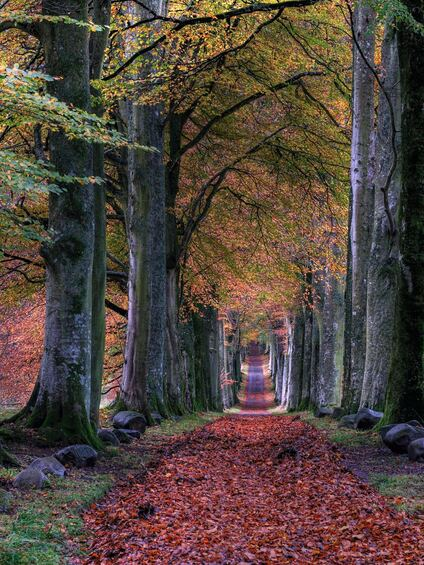
#> input picture Tutorials/Photos/park.jpg, 424 x 565 px
$ python transformations.py
#> lines starting #> are read from the running program, lines starting #| are printed output that depends on the picture
import cv2 as cv
import numpy as np

img = cv.imread('../Photos/park.jpg')
#> img is the input picture: shape (565, 424, 3); mean B, G, R 61.3, 69.2, 83.1
cv.imshow('Park', img)


# Translation
def translate(img, x, y):
#> called with x = 100, y = 100
    transMat = np.float32([[1, 0, x], [0, 1, y]])
    dimensions = (img.shape[1], img.shape[0])
#> dimensions = (424, 565)
    return cv.warpAffine(img, transMat, dimensions)
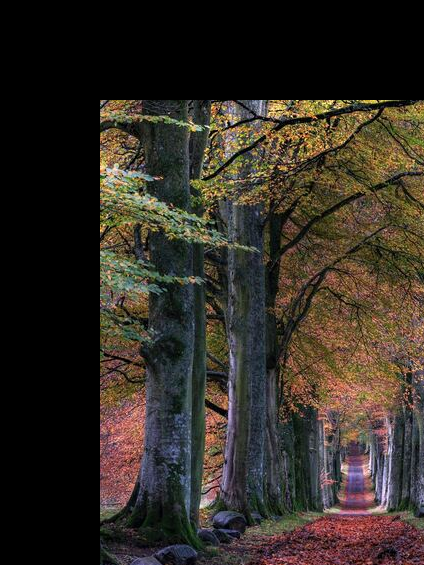
#> returned value: shape (565, 424, 3); mean of channels 0, 1, 2 37.1, 44.7, 51.4; drawn as B, G, R

# x = Left, -x = Right
# y = Down, -y = Up

translated = translate(img, 100, 100)
cv.imshow('Translated', translated)

# Rotation
def rotate(img, angle, rotPoint=None):
#> called with angle = 45
    (height, width) = img.shape[:2]
#> height = 565; width = 424

    if rotPoint is None:
        rotPoint = (width//2, height//2)
#> rotPoint = (212, 282)

    rotMat = cv.getRotationMatrix2D(rotPoint, angle, 1.0)
    dimensions = (width, height)
#> dimensions = (424, 565)

    return cv.warpAffine(img, rotMat, dimensions)
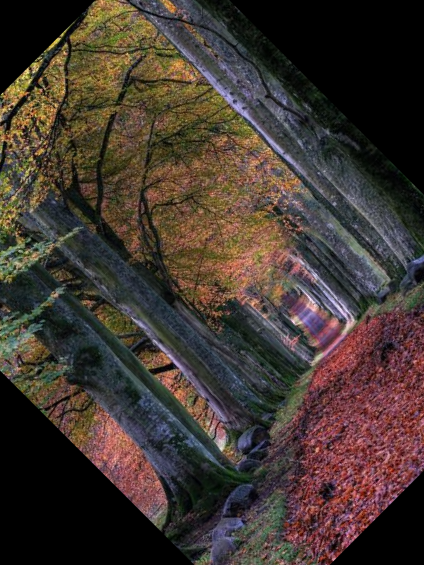
#> returned value: shape (565, 424, 3); mean of channels 0, 1, 2 48.9, 55, 66; drawn as B, G, R

rotated = rotate(img, 45)
cv.imshow('Rotated', rotated)

# Resizing
resized = cv.resize(img, (500, 500), interpolation=cv.INTER_CUBIC)
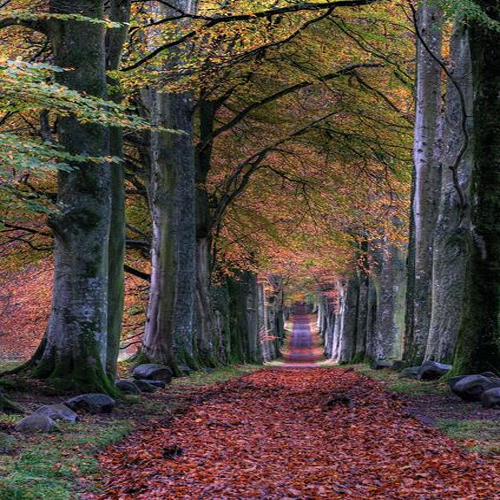
#> resized: shape (500, 500, 3); mean B, G, R 61.3, 69.2, 83.1
cv.imshow('Resized', resized)

# Flipping
flip = cv.flip(img, 0)
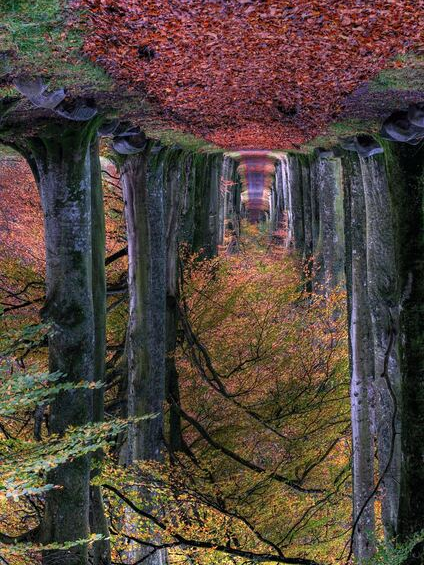
#> flip: shape (565, 424, 3); mean B, G, R 61.3, 69.2, 83.1
cv.imshow('Flip', flip)

# Cropping
cropped = img[200:400, 300:400]
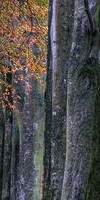
#> cropped: shape (200, 100, 3); mean B, G, R 76.4, 76.8, 79.3
cv.imshow('Cropped', cropped)

cv.waitKey(0)

$ run again, with Tutorials/Photos/bird1.jpg copied over Tutorials/Photos/park.jpg
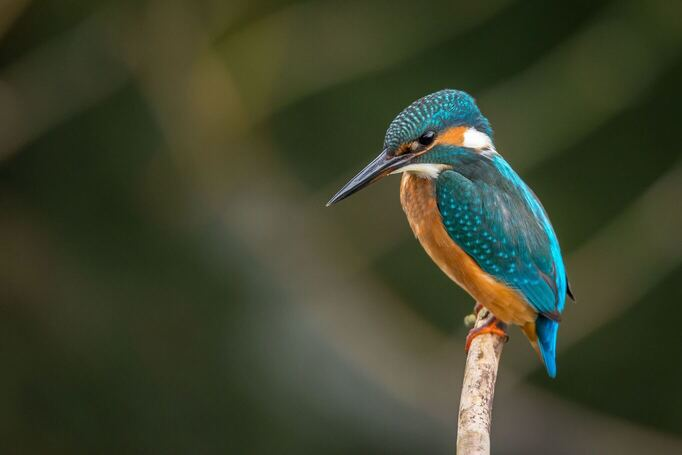
#> input picture Tutorials/Photos/bird1.jpg, 682 x 455 px
#> img is the input picture: shape (455, 682, 3); mean B, G, R 44.9, 67.5, 61.6
#> `flip = cv.flip(img, 0)`:
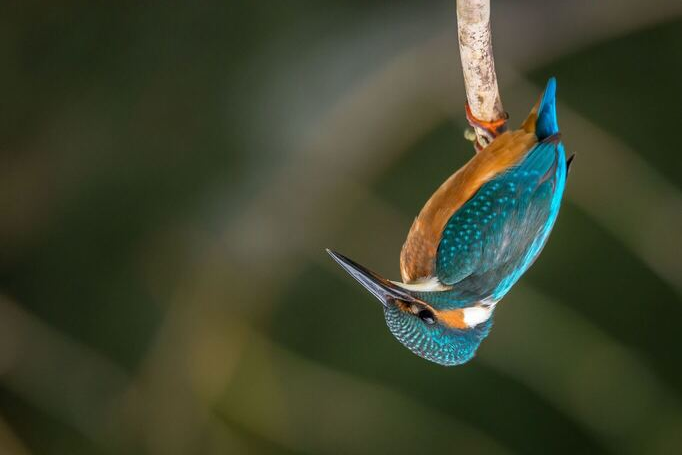
#> flip: shape (455, 682, 3); mean B, G, R 44.9, 67.5, 61.6
#> `cropped = img[200:400, 300:400]`:
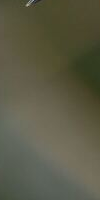
#> cropped: shape (200, 100, 3); mean B, G, R 69.5, 89.9, 90.9
